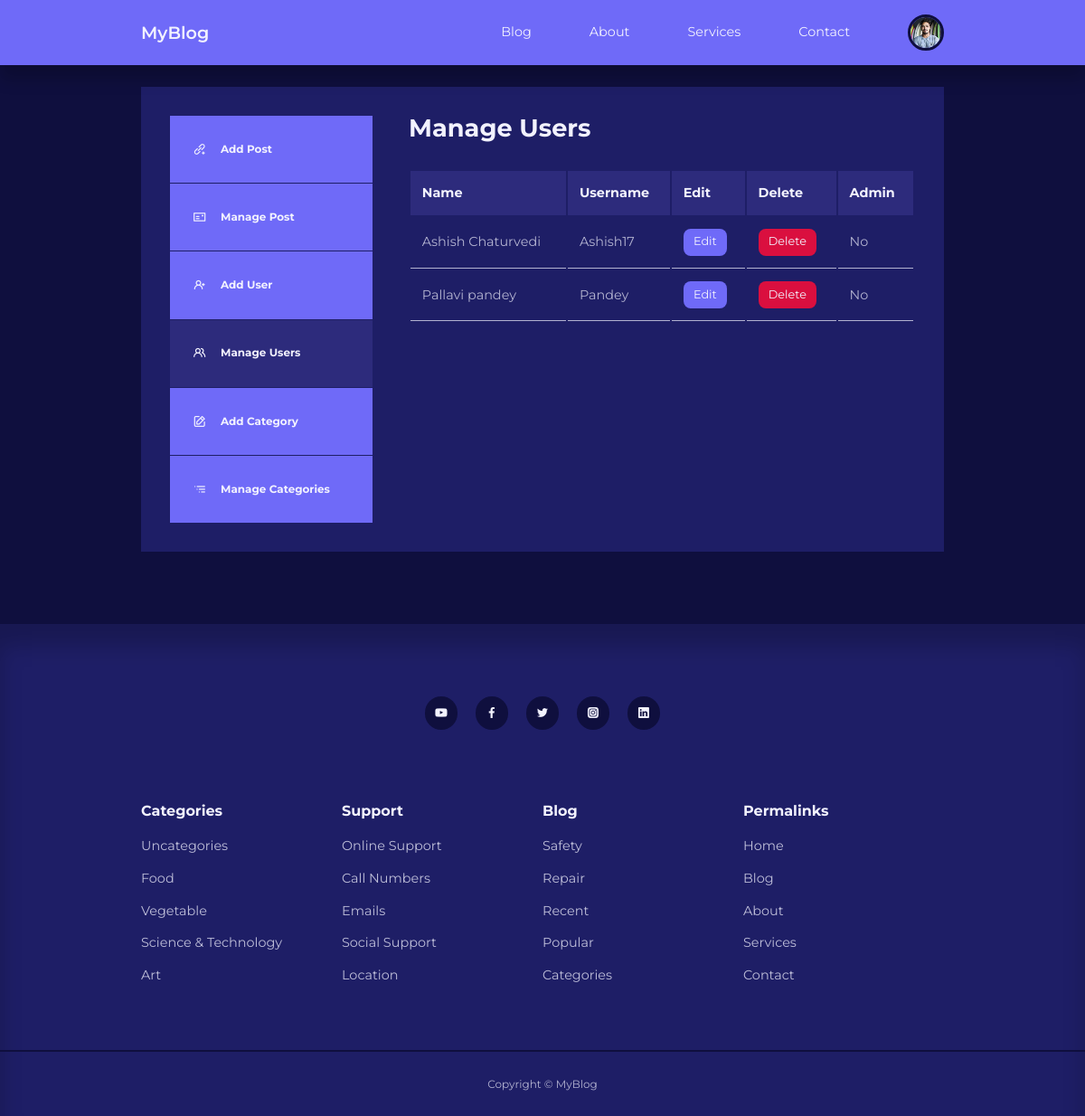
The page /admin/manage-users.php (signed in) on the database its author committed.
### tables this page shows
CREATE TABLE IF NOT EXISTS `users` (
  `id` int UNSIGNED NOT NULL AUTO_INCREMENT,
  `firstname` varchar(50) NOT NULL,
  `lastname` varchar(50) NOT NULL,
  `username` varchar(50) NOT NULL,
  `email` varchar(100) NOT NULL,
  `password` varchar(255) NOT NULL,
  `avatar` varchar(255) NOT NULL,
  `is_admin` tinyint(1) NOT NULL,
  PRIMARY KEY (`id`)
);

CREATE TABLE IF NOT EXISTS `categories` (
  `id` int UNSIGNED NOT NULL AUTO_INCREMENT,
  `title` varchar(50) NOT NULL,
  `description` text NOT NULL,
  PRIMARY KEY (`id`)
);

### admin/partials/header.php (called while the page is built, shortened)
<?php
require '../partials/header.php';

### admin/manage-users.php (the view, shortened to what this page needs)
<?php
include 'partials/header.php';
$current_admin_id = $_SESSION['user_id'];
$query = "SELECT * FROM users WHERE NOT id='$current_admin_id';";
$users = mysqli_query($conn, $query);
?>
<section class="dashboard">
    <div class="container dashboard_container">
        <aside>
            <ul>
                <li>
                    <a href="add-post.php"><i class="uil uil-link-add"></i>
                        <h5>Add Post</h5>
                    </a>
                </li>
                <li>
                    <a href="index.php"><i class="uil uil-postcard"></i>
                        <h5>Manage Post</h5>
                    </a>
                </li>
                <?php if (isset($_SESSION['user_is_admin'])) : ?>
                    <li>
                        <a href="add-user.php"><i class="uil uil-user-plus"></i>
                            <h5>Add User</h5>
                        </a>
                    </li>
                    <li>
                        <a href="manage-users.php" class="active"><i class="uil uil-users-alt"></i>
                            <h5>Manage Users</h5>
                        </a>
                    </li>
                    <li>
                        <a href="add-category.php"><i class="uil uil-edit"></i>
                            <h5>Add Category</h5>
                        </a>
                    </li>
                    <li>
                        <a href="manage-categories.php"><i class="uil uil-list-ui-alt"></i>
                            <h5>Manage Categories</h5>
                        </a>
                    </li>
                <?php endif; ?>
            </ul>
        </aside>
        <main>
            <h2>Manage Users</h2>
            <?php if (mysqli_num_rows($users) > 0) : ?>
                <table>
                    <thead>
                        <tr>
                            <th>Name</th>
                            <th>Username</th>
                            <th>Edit</th>
                            <th>Delete</th>
                            <th>Admin</th>
                        </tr>
                    </thead>
                    <tbody>
                        <?php while ($user = mysqli_fetch_assoc($users)) : ?>
                            <tr>
                                <td><?= "{$user['firstname']} {$user['lastname']}" ?></td>
                                <td><?= $user['username'] ?></td>
                                <td><a href="<?= ROOT_URL ?>admin/edit-user.php?id=<?= $user['id'] ?>" class="btn sm">Edit</a></td>
                                <td><a href="<?= ROOT_URL ?>admin/delete-user.php?id=<?= $user['id'] ?>" class="btn sm danger">Delete</a></td>
                                <td>
                                    <?= $user['is_admin'] ? 'Yes' : 'No' ?>
                                </td>
                            </tr>
                        <?php endwhile; ?>
                    </tbody>
                </table>
            <?php else : ?>
                <div class="alert_message error">
                    <?= "No users found" ?>
                </div>
            <?php endif; ?>
        </main>
    </div>
</section>
<?php
include '../partials/footer.php';
?>

### partials/header.php (shortened to what this page needs)
<?php
require 'config/database.php';
if (isset($_SESSION['user_id'])) {
    $id = filter_var($_SESSION['user_id'], FILTER_SANITIZE_NUMBER_INT);
    $query = "SELECT avatar FROM users WHERE id=$id";
    $result = mysqli_query($conn, $query);
    $avatar = mysqli_fetch_assoc($result);
}
?>
<!DOCTYPE html>
<html lang="en">
<head>
    <link rel="stylesheet" href="<?= ROOT_URL ?>css/style.css" />
    <link rel="stylesheet" href="https://unicons.iconscout.com/release/v4.0.0/css/line.css" />
</head>
<body>
    <nav>
        <div class="container nav_container">
            <a href="<?= ROOT_URL ?>" class="nav_logo">MyBlog</a>
            <ul class="nav_items">
                <li><a href="<?php echo ROOT_URL ?>blog.php">Blog</a></li>
                <li><a href="<?= ROOT_URL ?>about.php">About</a></li>
                <li><a href="<?= ROOT_URL ?>services.php">Services</a></li>
                <li><a href="<?= ROOT_URL ?>contact.php">Contact</a></li>
                <?php if (isset($_SESSION['user_id'])) : ?>
                    <li class="nav_profile">
                        <div class="avatar">
                            <img src="<?= ROOT_URL . 'images/' . $avatar['avatar'] ?>" />
                        </div>
                    </li>
                <?php else : ?>
                    <li><a href="<?= ROOT_URL ?>signin.php">Signin</a></li>
                <?php endif; ?>
            </ul>
        </div>
    </nav>

### partials/footer.php (shortened to what this page needs)
<footer>
    <div class="footer_socials">
        <a href="https://www.youtube.com/" target="_blank"><i class="uil uil-youtube"></i></a>
        <a href="https://www.facebook.com/" target="_blank"><i class="uil uil-facebook-f"></i></a>
        <a href="https://twitter.com/?lang=en-in" target="_blank"><i class="uil uil-twitter"></i></a>
        <a href="https://www.instagram.com/" target="_blank"><i class="uil uil-instagram-alt"></i></a>
        <a href="https://in.linkedin.com/" target="_blank"><i class="uil uil-linkedin"></i></a>
    </div>
    <div class="container footer_container">
        <article>
            <h4>Categories</h4>
            <ul>
                <?php
                $all_categories = "SELECT * FROM categories;";
                $all_categories_result = mysqli_query($conn, $all_categories);
                ?>
                <?php while ($all_category = mysqli_fetch_assoc($all_categories_result)) : ?>
                    <li><a href="<?= ROOT_URL ?>category-posts.php?id=<?= $all_category['id'] ?>"><?= $all_category['title'] ?></a></li>
                <?php endwhile; ?>
            </ul>
        </article>
        <article>
            <h4>Support</h4>
            <ul>
                <li><a href="#">Online Support</a></li>
                <li><a href="#">Call Numbers</a></li>
                <li><a href="#">Emails</a></li>
                <li><a href="#">Social Support</a></li>
                <li><a href="#">Location</a></li>
            </ul>
        </article>
        <article>
            <h4>Blog</h4>
            <ul>
                <li><a href="#">Safety</a></li>
                <li><a href="#">Repair</a></li>
                <li><a href="#">Recent</a></li>
                <li><a href="#">Popular</a></li>
                <li><a href="#">Categories</a></li>
            </ul>
        </article>
        <article>
            <h4>Permalinks</h4>
            <ul>
                <li><a href="<?= ROOT_URL ?>">Home</a></li>
                <li><a href="<?= ROOT_URL ?>blog.php">Blog</a></li>
                <li><a href="<?= ROOT_URL ?>about.php">About</a></li>
                <li><a href="<?= ROOT_URL ?>services.php">Services</a></li>
                <li><a href="<?= ROOT_URL ?>contact.php">Contact</a></li>
            </ul>
        </article>
    </div>
    <div class="footer_copyright">
        <small>Copyright &copy; MyBlog</small>
    </div>
</footer>
</body>
</html>

### css/style.css (style rules this page uses)
:root { --color-primary: #6f6af8; --color-primary-light: hsl(242, 91%, 69%, 18%); --color-primary-variant: #5854c7; --color-red: #da0f3f; --color-red-light: hsl(346, 87%, 46%, 15%); --color-green: #00c476; --color-green-light: hsl(156, 100%, 38%, 15%); --color-gray-900: #1e1e66; --color-gray-700: #2d2b7c; --color-gray-300: rgba(242, 242, 254, 0.3); --color-gray-200: rgba(242, 242, 254, 0.7); --color-white: #f2f2fe; --color-bg: #0f0f3e; --transition: all 300ms ease; --container-width-lg: 74%; --container-width-md: 88%; --form-width: 40%; --card-border-radius-1: 0.3rem; --card-border-radius-2: 0.5rem; --card-border-radius-3: 0.8rem; --card-border-radius-4: 2rem; --card-border-radius-5: 5rem; }
* { margin: 0; padding: 0; outline: 0; border: 0; appearance: 0; list-style: none; text-decoration: none; box-sizing: border-box; }
body { font-family: 'Montserrat', sans-serif; line-height: 1.6; color: var(--color-gray-200); overflow-x: hidden; background: var(--color-bg); font-size: 0.9rem; }
.container { width: var(--container-width-lg); max-width: 1800px; margin-inline: auto; }
section { margin-top: 3rem ; width: 100vw; }
h1, h2, h3, h4, h5 { color: var(--color-white); line-height: 1.3rem; }
h2 { font-size: 1.7rem; margin: 1rem 0; }
h4 { font-size: 1rem; }
a { color: var(--color-white); transition: var(--transition); }
img { display: block; width: 100%; object-fit: cover; }
nav { background: var(--color-primary); width: 100vw; height: 4.5rem; position: fixed; top: 0; z-index: 10; box-shadow: 0 1rem 1rem rgba(0, 0 , 0 , .2); }
.nav_container { height: 100%; display: flex; align-items: center; justify-content: space-between; }
.avatar { width: 2.5rem; height: 2.5rem; border-radius: 50%; overflow: hidden; border: .2rem solid var(--color-bg); }
.nav_logo { font-weight: 600; font-size: 1.2rem; }
.nav_items { display: flex; align-items: center; gap: 4rem; }
.nav_profile { position: relative; cursor: pointer; }
footer { background: var(--color-gray-900); padding: 5rem 0 0; box-shadow: inset 0 1.5rem 1.5rem rgba(0, 0 , 0 , .2); }
.footer_socials { margin-inline: auto ; width: fit-content; margin-bottom: 5rem; display: flex; justify-content: space-between; align-items: center; gap: 1.2rem; }
.footer_socials a { background: var(--color-bg); border-radius: 50%; width: 2.3rem; height: 2.3rem; display: flex; align-items: center; justify-content: center; }
.footer_container { display: grid; grid-template-columns: repeat(4, 1fr); }
footer h4 { color: var(--color-white); margin-bottom: .6rem; }
footer ul li { padding: .4rem 0; }
footer ul a { opacity: .75; }
.footer_copyright { text-align: center; padding: 1.5rem 0; border-top: 2px solid var(--color-bg); margin-top: 4rem; }
.btn { display: inline-block; width: fit-content; padding: 0.6rem 1.2rem; background-color: var(--color-primary); border-radius: var(--card-border-radius-2); cursor: pointer; transition: var(--transition); color: var(--color-white); }
.btn.sm { padding: 0.3rem 0.7rem; font-size: 0.8rem; }
.btn.danger { background: var(--color-red); }
.dashboard { margin-top: 6rem; }
.dashboard_container { display: grid; grid-template-columns: 14rem auto; gap: 1rem; background: var(--color-gray-900); padding: 2rem; margin-bottom: 5rem; }
.dashboard aside a { background: var(--color-primary); display: flex; gap: 1rem; align-items: center; padding: 1.6rem; }
.dashboard aside ul li:not(:last-child) a { border-bottom: 1px solid var(--color-gray-900); }
.dashboard aside a.active { background-color: var(--color-gray-700); }
.dashboard main { margin-left: 1.5rem; }
.dashboard main h2 { margin: 0 0 2rem 0; line-height: 1; }
.dashboard main table { width: 100%; text-align: left; }
.dashboard main table th { background: var(--color-gray-700); padding: 0.8rem; color: var(--color-white); }
.dashboard main table td { padding: 0.8rem; border-bottom: 1px solid var(--color-gray-200); }

### rows shown on the page
users: avatar (picture)
users: firstname "Ashish", lastname "Chaturvedi", username "Ashish17", is_admin "No"
users: firstname "Pallavi", lastname "pandey", username "Pandey", is_admin "No"
categories: title "Uncategories"
categories: title "Food"
categories: title "Vegetable"
categories: title "Science & Technology"
categories: title "Art"
